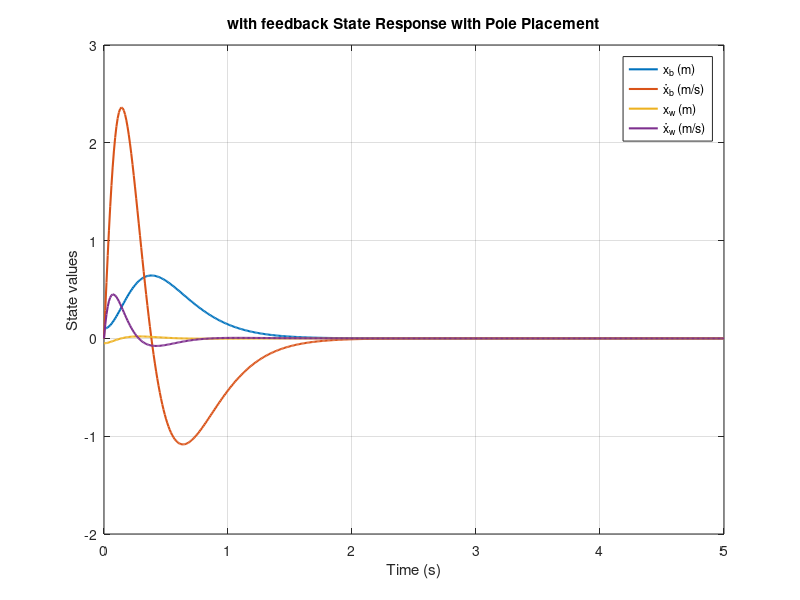
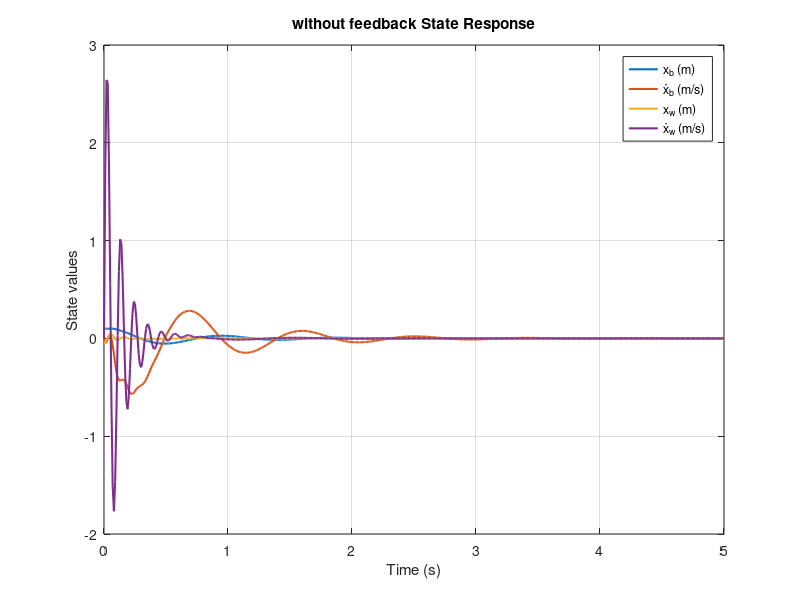
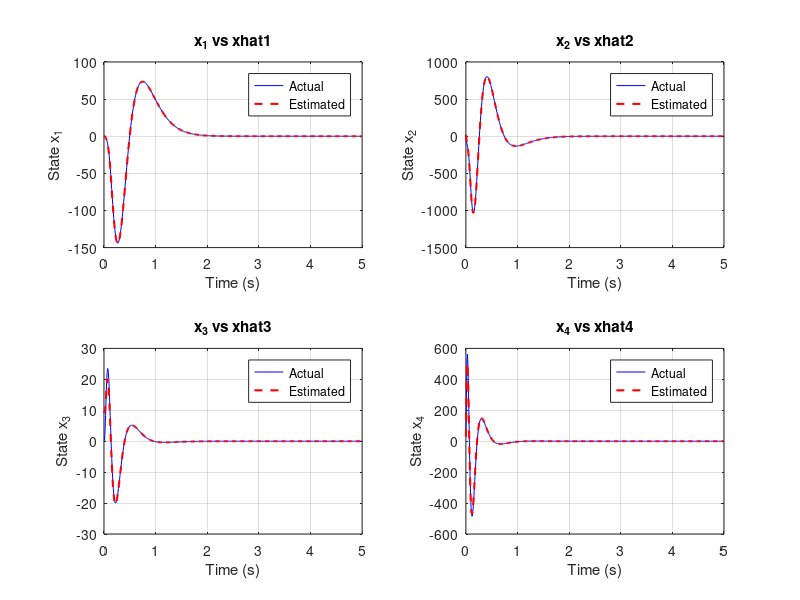

Here is the MATLAB script that generated these plots, in order:
% Active Suspension System: Pole Placement Control Design

mb = 300; mw = 60;
ks = 16000; kt = 190000;
bs = 1000;   

A = [  0,        1,         0,         0;
     -ks/mb, -bs/mb,  ks/mb,  bs/mb;
      0,        0,         0,         1;
      ks/mw,  bs/mw, -(ks + kt)/mw, -bs/mw ];

B = [0;
     1/mb;
     0;
    -1/mw];

C = [1 0 0 0 ; 0 0 1 0];     
D = 0; 
CAB = ctrb(A, B);  
rank(CAB)
OAC=obsv(A,C);
rank(OAC)
CAC_dual = ctrb(A.',C.');
rank(CAC_dual)
eig(A)
%Pole placement using Ackermann’s Formula
p1 = conv([1,5],[1,6]);
conv(p1,conv([1 8],[1 10]))
phiA = A^4 + 29*A^3 + 308*A^2 + 1420*A + 2400*eye(4);
KN = [0 0 0 1]*inv(CAB)*phiA
eig(A-B*KN)

desired_poles = [-5 -6 -8 -10];
K = place(A, B, desired_poles)
eig(A-B*K)

observer_poles = [-20 -25 -30 -35];  % Faster estimation
L = place(A.', C.', observer_poles)
Ke=L'

sys = A - B*K;
sys_op = ss(A, B, C, D);

sys_cl = ss(sys, B, C, D);

x0 = [0.1; 0; -0.05; 0]; 
t = 0:0.01:5;        

[y, t, x] = initial(sys_cl, x0, t);
[yo, to, xo] = initial(sys_op, x0, t);

figure;
plot(t, x, 'LineWidth', 1.5);
xlabel('Time (s)');
ylabel('State values');
legend('x_b (m)', 'ẋ_b (m/s)', 'x_w (m)', 'ẋ_w (m/s)');
title('with feedback State Response with Pole Placement');
grid on;
figure;
plot(to, xo, 'LineWidth', 1.5);
xlabel('Time (s)');
ylabel('State values');
legend('x_b (m)', 'ẋ_b (m/s)', 'x_w (m)', 'ẋ_w (m/s)');
title('without feedback State Response');
grid on;

x = x0;
xhat = [1; 0; 1; 0];  % initial observer estimate

X = zeros(4, length(t));
Xhat = zeros(4, length(t));
U = zeros(1, length(t));

for k = 1:length(t)
 
    y = C * x;
    u = -K * xhat;
    dx = A * x + B * u;
    dxhat = A * xhat + B * u + Ke * (y - C * xhat);
    
    x = x + dx * 0.01;
    xhat = xhat + dxhat * 0.01;
    
    X(:,k) = x;
    Xhat(:,k) = xhat;
    U(k) = u;
end

figure;
for i = 1:4
    subplot(2,2,i);
    plot(t, X(i,:), 'b', t, Xhat(i,:), 'r--', 'LineWidth', 1.5);
    xlabel('Time (s)');
    ylabel(['State x_' num2str(i)]);
    legend('Actual', 'Estimated');
    title(['x_' num2str(i) ' vs xhat' num2str(i)]);
    grid on;
end


B_obsv(:,1) = B;
B_obsv(:,2) = Ke(:,1);
B_obsv(:,3) = Ke(:,2);
B_obsv

F = [0; 0; 0; kt/mw];
Be(:,1) = B;
Be(:,2) = F;
Be
